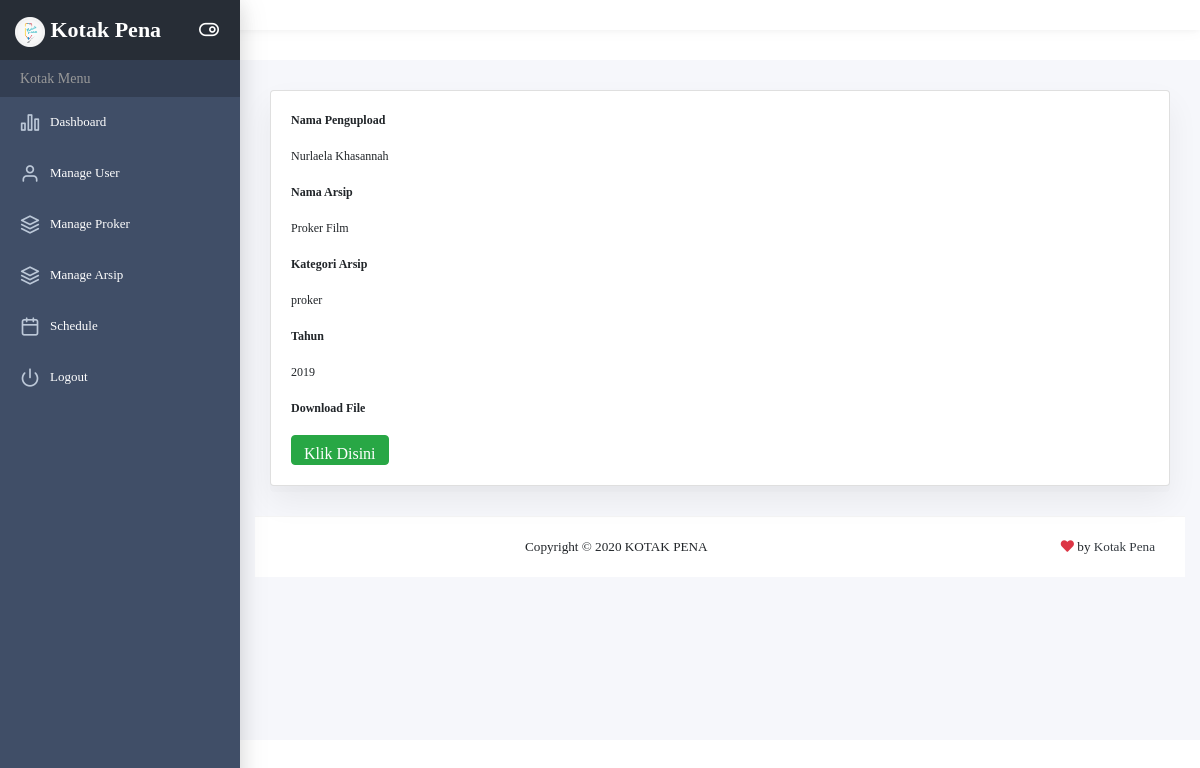
/detailarsip.php?id=2 (signed in), run on the app's committed database.
### tables this page shows
CREATE TABLE `arsip` (
  `arsip_id` int(11) NOT NULL,
  `user_id` int(11) NOT NULL,
  `nama_arsip` varchar(100) NOT NULL,
  `kategori_arsip` enum('proker','konten','dokumen') NOT NULL,
  `tahun` varchar(20) NOT NULL,
  `file` varchar(255) NOT NULL
);

CREATE TABLE `tbuser` (
  `user_id` int(11) NOT NULL,
  `nama_lengkap` varchar(100) NOT NULL,
  `jabatan` varchar(20) NOT NULL,
  `email` varchar(30) NOT NULL,
  `level` enum('superadmin','pengurus') NOT NULL,
  `password` varchar(15) NOT NULL,
  `username` varchar(10) NOT NULL,
  `no_hp` varchar(15) NOT NULL,
  `status` enum('aktif','tidak aktif') DEFAULT NULL,
  `periode_jabatan` varchar(15) DEFAULT NULL
);

### detailarsip.php (the view, shortened to what this page needs)
<?php
    include('koneksi/koneksi.php');
    if (@$_SESSION['level']=='pengurus') {
        echo "<script>window.location='dashboard_pengurus.php'</script>";
    }
    else if (@$_SESSION['level']=='superadmin') {
        include('header.php');
?>
                <div class="main-content">
                    <div class="container-fluid">
                    <div class="card">
                        <div class="card-body">
                            <table width="100%">
                            <?php
                                $id = @$_GET['id'];
                                $get = mysqli_query($koneksi,"SELECT * FROM arsip JOIN tbuser ON arsip.user_id=tbuser.user_id where arsip_id='$id'");
                                $ambil = mysqli_fetch_assoc($get);
                                ?>
                                <tr>
                                    <th>Nama Pengupload</th>
                                </tr>
                                <tr>
                                <td>&nbsp;</td>
                                </tr>
                                <tr>
                                    <td><?php echo $ambil['nama_lengkap']; ?></td>
                                </tr>
                                <tr>
                                    <td>&nbsp;</td>
                                </tr>
                                <tr>
                                    <th>Nama Arsip</th>
                                </tr>
                                <tr>
                                <td>&nbsp;</td>
                                </tr>
                                <tr>
                                    <td><?php echo $ambil['nama_arsip']; ?></td>
                                </tr>
                                <tr>
                                <td>&nbsp;</td>
                                </tr>
                                <tr>
                                    <th>Kategori Arsip</th>
                                </tr>
                                <tr>
                                <td>&nbsp;</td>
                                </tr>
                                <tr>
                                    <td><?php echo $ambil['kategori_arsip']; ?></td>
                                </tr>
                                <tr>
                                <td>&nbsp;</td>
                                </tr>
                                <tr>
                                    <th>Tahun</th>
                                </tr>
                                <tr>
                                <td>&nbsp;</td>
                                </tr>
                                <tr>
                                    <td><?php echo $ambil['tahun']; ?></td>
                                </tr>
                                <tr>
                                <td>&nbsp;</td>
                                </tr>
                                <tr>
                                    <th>Download File</th>
                                </tr>
                                <tr>
                                <td>&nbsp;</td>
                                </tr>
                                <tr>
                                    <td><a href="pengajuan arsip/<?php echo $ambil['file']; ?>" class="btn btn-success" download>Klik Disini</a></td>
                                </tr>
                            </table>
                        </div>
                    </div>
                </div>
<?php
include('footer.php');}
     else{
        echo "<script>window.alert('Anda Bukan Superadmin');window.location='index.php';</script>";
    }
?>

### header.php (style rules this page uses)
body { margin-top: 50px; font-size: 12px; font-family: Comic Sans MS; }

### data on the page
arsip: user.nama_lengkap "Nurlaela Khasannah", nama_arsip "Proker Film", kategori_arsip "proker", tahun "2019"
